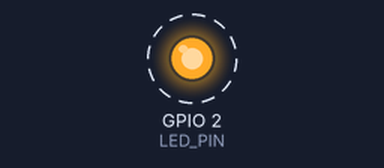
Bench run of a program on a simulated ESP32. Parts: output pins drawn as LEDs (lit = HIGH). Dashed ring = blinking. Random numbers use the default seed unless the program sets one; what the program prints to the serial monitor is not drawn.

Above: at 0.12 s.
Timing chart, 0 to 3.0 s (numbered marks = the images above):
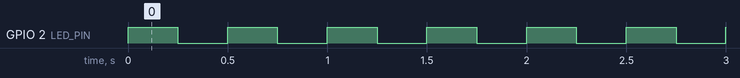

Measured:
- by itself, GPIO 2 (LED_PIN): alternates HIGH for 0.25 s and LOW for 0.25 s

The program:

main.cpp
```cpp
#include <Arduino.h>

// LED integrado y períodos de ejecución de las tareas.
constexpr uint8_t LED_PIN = 2; // constexpr es Reemplazo seguro de #define, el compilador incrusta directamente el resultado en la memoria flash
// pdMS_TO_TICKS convierte milisegundos a ticks del sistema
constexpr TickType_t LED_HALF_PERIOD = pdMS_TO_TICKS(250); // tiempo en unidades de ticks del sistema
constexpr TickType_t OPERATIONS_PERIOD = pdMS_TO_TICKS(5000);
bool ledState = false;

// Cambia el estado del LED cada 250 ms.
void blinkTask(void *parameter) {
  // devuelve la cantidad de ticks transcurridos desde que arrancó el planificador (scheduler)
  TickType_t lastWakeTime = xTaskGetTickCount();

  while (true) {
    ledState = !ledState;
    digitalWrite(LED_PIN, ledState);
    // función diseñada para ejecutar tareas con una frecuencia periódica constante y exacta
    vTaskDelayUntil(&lastWakeTime, LED_HALF_PERIOD);
  }
}

// Genera números y muestra sus operaciones por el monitor serie.
void operationsTask(void *parameter) {
  while (true) {
    // random() usa un límite superior exclusivo: [1, 101) equivale a 1..100.
    int firstNumber = random(1, 101);
    int secondNumber = random(1, 101);

    Serial.printf("\nNumeros: %d y %d\n", firstNumber, secondNumber);
    Serial.printf("Suma: %d\n", firstNumber + secondNumber);
    Serial.printf("Resta: %d\n", firstNumber - secondNumber);
    Serial.printf("Multiplicacion: %d\n", firstNumber * secondNumber);
    Serial.printf("Division: %.2f\n", (float) firstNumber / secondNumber);

    // pone a la tarea que la invoca en estado Bloqueado (Blocked) durante una cantidad específica de ticks del sistema
    vTaskDelay(OPERATIONS_PERIOD);
  }
}

void setup() {
  // Configura el hardware y la comunicación serie.
  Serial.begin(115200);

  pinMode(LED_PIN, OUTPUT);
  digitalWrite(LED_PIN, ledState); // inciamos el pin apagado

  // Inicia las dos tareas independientes de FreeRTOS. cuanto mas alta la prioridad, "mas importante" es la tarea.
  xTaskCreate(blinkTask, "Blink", 2048, nullptr, 2, nullptr);
  xTaskCreate(operationsTask, "Operations", 2048, nullptr, 1, nullptr);
  /* FreeRTOS ejecutará primero el blink cuando ambas tareas estén listas */
}

// El trabajo se ejecuta dentro de las tareas FreeRTOS.
void loop() {
}
```
